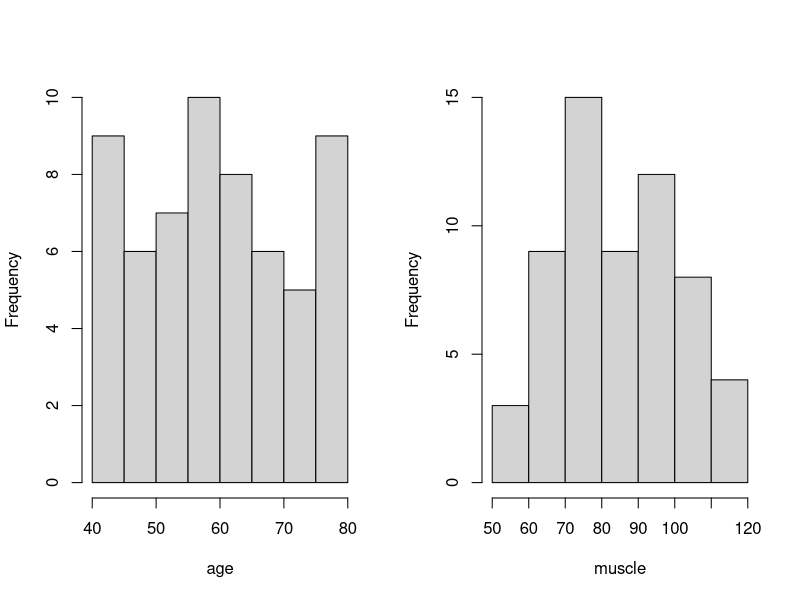
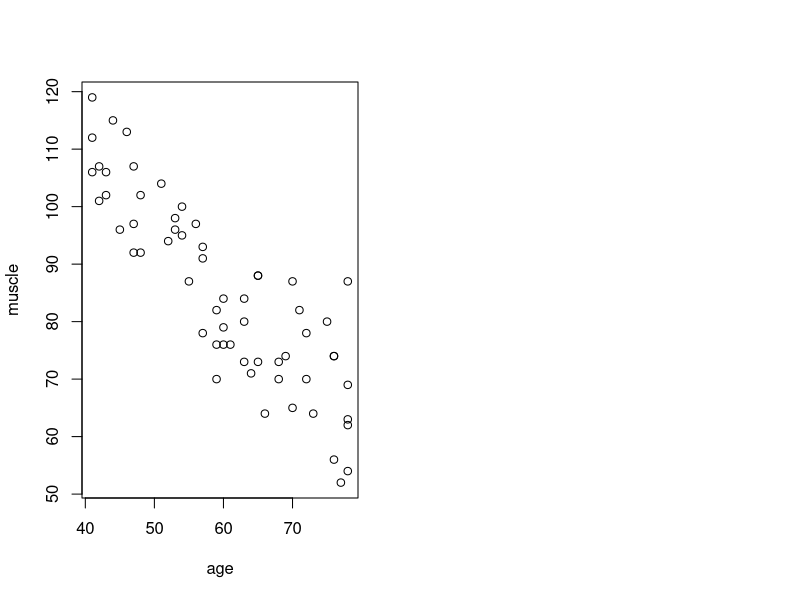

Reproduce these figures in R, in order.
## ---- chunk 1
setwd('~/junkyard/STA206/hw2')
women = read.table('muscle.txt')
names(women) = c('muscle', 'age')
## ---- chunk 2
par(mfrow=c(1, 2))
hist(women$age, xlab = 'age', main = '')
hist(women$muscle, xlab = 'muscle', main = '')
## ---- chunk 3
plot(women$age, women$muscle, xlab = 'age', ylab = 'muscle')
## ---- chunk 4
simple = lm(muscle ~ age, data=women)
summary(simple)
